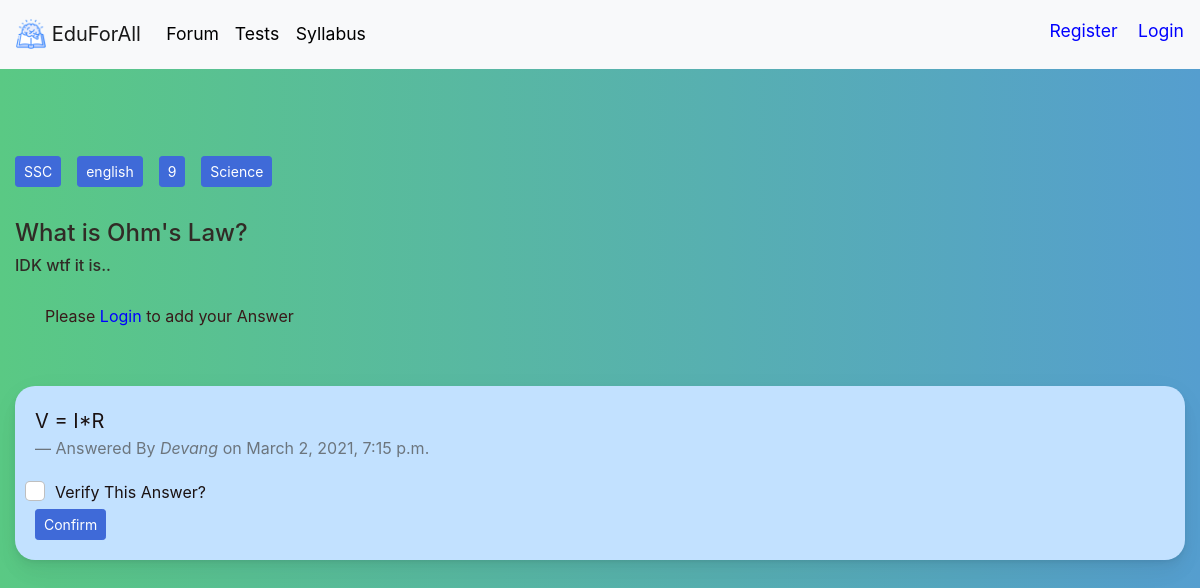
/forum/question/5, run on an earlier commit of the app's database.
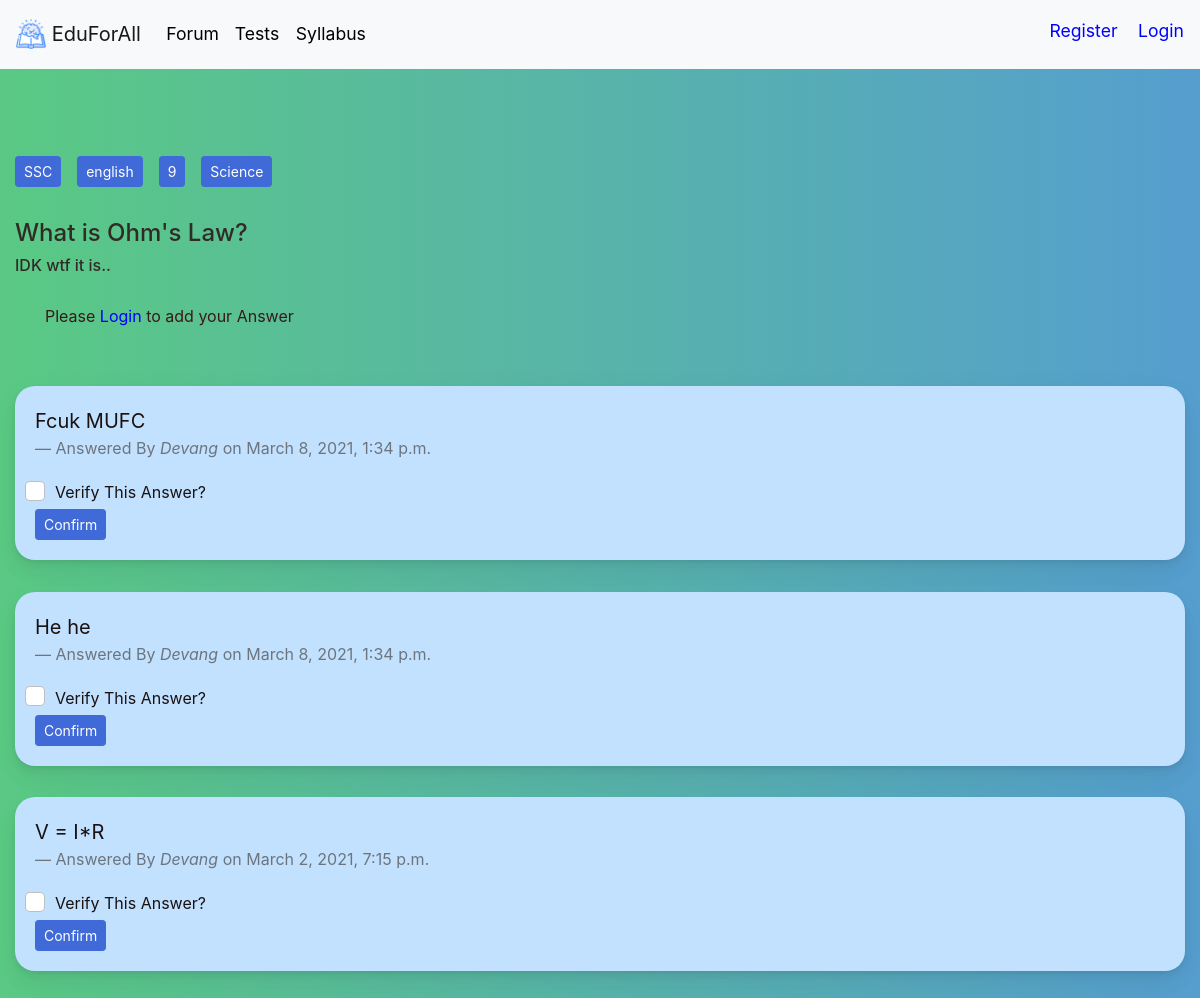
And on a later commit of the database.
### forum/models.py (models this page shows, shortened)
class question(models.Model):
    created = models.DateTimeField(auto_now_add=True)
    questionBy = models.ForeignKey(student, on_delete=models.CASCADE)
    title = models.CharField(max_length=240)
    body = models.CharField(max_length=25000)
    medium = models.CharField(max_length=100)
    acadYear = models.CharField(max_length=100)
    subject = models.CharField(max_length=100)
    board = models.CharField(max_length=100, default="SSC")

class answer(models.Model):
    created = models.DateTimeField(auto_now_add=True)
    whichQuestion = models.ForeignKey(question, on_delete=models.CASCADE)
    answerBy = models.ForeignKey(student, on_delete=models.CASCADE)
    body = models.CharField(max_length=30000)

class student(models.Model):
    user: OneToOneField = models.OneToOneField(User, on_delete=models.CASCADE)
    acadYear = models.CharField(max_length=100)
    medium = models.CharField(max_length=100)
    board = models.CharField(max_length=100, default="SSC")

### forum/views.py (the view, shortened to what this page needs)
# urls.py: path('question/<int:id>',views.queAns.as_view(),name='queAns'),
class queAns(View):
    def get(self, request, id, template_name='queAns.html'):
        message = {}
        Question = question.objects.filter(id=id)
        Question = Question[0]
        message['question']=Question
        answers = answer.objects.filter(whichQuestion=Question)
        answers = answers.order_by('-created')
        message['answers']=answers
        return render(request,template_name,message)

### forum/templates/queAns.html (shortened to what this page needs)
{% extends 'base.html' %}
{% load static %}
{% block content %}
<link rel="stylesheet" href="{% static 'all.css' %}">
<link rel="stylesheet" href="{% static 'bt.css' %}">
<link rel="stylesheet" href="{% static 'btb.css' %}">
<link rel="stylesheet" href="{% static 'login.css' %}">
<link rel="stylesheet" href="{% static 'forumLanding.css' %}">
<div class="container-fluid">
    <br>
    <br>
    <br>
    <br>
    <br>
    <br>
<br>
</div>
<div class="container-fluid">
    <a class="btn btn-primary btn-sm float-left" style="margin-right: 16px; margin-bottom: 16px" href="" role="button">{{question.board}}</a>
    <a class="btn btn-primary btn-sm float-left" style="margin-right: 16px; margin-bottom: 16px"  href="" role="button">{{question.medium}}</a>
    <a class="btn btn-primary btn-sm float-left" style="margin-right: 16px; margin-bottom: 16px"  href="" role="button">{{question.acadYear}}</a>
    <a class="btn btn-primary btn-sm float-left" style="margin-right: 16px; margin-bottom: 16px"  href="" role="button">{{question.subject}}</a>
</div>
<div class="container-fluid">
<br>
<br>
<br>
    <h4 style="color: #312b26;">{{question.title}}</h4>
    <h6 style="color: #312b26;">{{question.body}}</h6>
    <br>
</div>
{% if user.is_anonymous is False %}
<div class="container">
    <div class="row">
        <div class="mx-auto d-block float-left">
            <div class="card card-signin my-4 mx-auto d-block" style="background-color: #fff; border-radius: 20px; background: linear-gradient(to right, #ebebeb, #f1f1f1);">
                <div class="card-body">
                    <!--<h4 class=" text-center" ><strong>{{question.title}}</strong></h4>
                    <h6 class="text-center" >{{question.body}}</h6>-->
                    <!--<div>
                        <h6>{{error_message}}</h6>
                    </div>-->
                        <form class="form-signin" action="" method="post" style="padding:0.01rem">
                            {% csrf_token %}
                            <label for="body" class="form-label-group">Your Answer</label>
                            <textarea id="body" name="body" rows="10" cols="100"  type="text" class="form-control" required style="border-radius: 20px; font-size: 14px;">
                            </textarea><br>
                            <button class="btn btn-lg btn-primary btn-block text-uppercase" type="submit" style="font-size: 1rem;">Add Answer</button>
                        </form>
                </div>
            </div>
        </div>
    </div>
</div>
{% else %}
<div class="container">
<p style="font-size:1rem; color: #381919;">Please <a href="{% url 'Login' %}" style="color: blue">Login</a> to add your Answer</p>
</div>
{% endif %}
<div class="container-fluid" id="answers">
<br>
<br>
    {% for i in answers %}
        <div class="card" style="background-color: #c2e1ff; color: #1a1111;">
            <div class="card-body">
                <blockquote class="blockquote mb-0">
                    <p>{{i.body}}</p>
                    <footer class="blockquote-footer">Answered By <cite
                            title="Source Title">{{ i.answerBy.user.first_name}}</cite> on {{i.created}}
                        </footer>
                            <form action="" method="post">
                                <div class="form-check">
                                  <input type="checkbox" class="form-check-input" id="exampleCheck1" name="verifyAnswer">
                                  <label class="form-check-label" for="exampleCheck1" style="font-size:1rem">Verify This Answer?</label>
                                </div>
                                <button type="submit" class="btn btn-primary btn-sm">Confirm</button>
                              </form>
                </blockquote>
            </div>
        </div>
    <br>
    {% endfor %}
</div>
{% endblock %}

### ensenanza/templates/base.html (shortened to what this page needs)
<!DOCTYPE html>
{%load static%}
<html lang="en">
<head>
  <link rel="stylesheet" href="{% static 'bootstrap.css' %}">
  <link rel="stylesheet" href="{% static 'all.css' %}">
  <link rel="stylesheet" href="{% static 'bt.css' %}">
  <link rel="stylesheet" href="{% static 'btb.css' %}">
  <link rel="stylesheet" href="{% static 'boi1.css' %}">
  <link rel="stylesheet" href="{% static 'intro.css' %}">
  <link rel="stylesheet" href="{% static 'login.css' %}">
<link rel="stylesheet" type="text/css" href="{%static 'plugins/OwlCarousel2-2.2.1/owl.carousel.css' %}">
<link rel="stylesheet" type="text/css" href="{%static 'plugins/OwlCarousel2-2.2.1/owl.theme.default.css' %}">
<link rel="stylesheet" type="text/css" href="{%static 'plugins/OwlCarousel2-2.2.1/animate.css' %}">
<link rel="stylesheet" type="text/css" href="{% static 'testimonial.css' %}">
</head>
<body>
    <header id="header" class="fixed-top">
        <nav class="navbar navbar-expand-lg navbar-light bg-light">
            <a class="navbar-brand" href="{% url 'landingPage' %}">
                <img src="{% static 'book.png' %}" width="30" height="30" class="d-inline-block align-top" alt="">
                EduForAll
              </a>
            <div class="collapse navbar-collapse" id="navbarSupportedContent">
              <ul class="navbar-nav mr-auto">
                <li class="nav-item">
                  <a class="nav-link" href="{% url 'forum:forumLanding' %}" style="font-size:1.1rem; margin-left: 2%;"><span style="color:rgb(0, 0, 0)">Forum</a>
                </li>
                <li class="nav-item">
                  <a class="nav-link" href="{% url 'Tests' %}" style="font-size:1.1rem; margin-left: 2%;"><span style="color:rgb(0, 0, 0)">Tests</a>
              </li>
                <li class="nav-item">
                    <a class="nav-link" href="{% url 'Syllabus' %}" style="font-size:1.1rem; margin-left: 2%;"><span style="color:rgb(0, 0, 0)">Syllabus</a>
                </li>
              </ul>
              {% if user.is_authenticated %}
                <p style="font-size:1.1rem; padding-top:1%"><a href="{% url 'viewProfile' %}"><span style="color:blue">Hello, {{user.first_name}} {{user.last_name}}</a></p>
              <p style="font-size:1.1rem; padding-top:1%; margin-left: 2%;"><a href="{% url 'Logout' %}"><span style="color:blue">Logout</a></p>
              {% else %}
              <p style="font-size:1.1rem; padding-top:1%; margin-left: 2%;"><a href="{% url 'register' %}"><span style="color:blue">Register</a></p>
              <p style="font-size:1.1rem; padding-top:1%; margin-left: 2%;"><a href="{% url 'Login' %}"><span style="color:blue">Login</a></p>
              {% endif %}
            </div>
          </nav>
    </header>
    {% block content %}
    {% endblock %}
</body>
</html>

### static/login.css (style rules this page uses)
:root { --input-padding-x: 1.5rem; --input-padding-y: .75rem; }
body { background: #007bff; background: linear-gradient(to right, #5ac984, #559ecf); }
.card { margin: 0 auto; float: none; margin-bottom: 10px; }

### static/forumLanding.css (style rules this page uses)
body { margin: 0; font-family: -apple-system, BlinkMacSystemFont, "Segoe UI", Roboto, "Helvetica Neue", Arial, "Noto Sans", sans-serif, "Apple Color Emoji", "Segoe UI Emoji", "Segoe UI Symbol", "Noto Color Emoji"; font-size: .88rem; font-weight: 400; line-height: 1.5; color: #878f97; text-align: left; background-color: #ffffff }
.card { box-shadow: 0 0.46875rem 2.1875rem rgba(4, 9, 20, 0.03), 0 0.9375rem 1.40625rem rgba(4, 9, 20, 0.03), 0 0.25rem 0.53125rem rgba(4, 9, 20, 0.05), 0 0.125rem 0.1875rem rgba(4, 9, 20, 0.03); border-width: 0; transition: all .2s; border-radius: 20px; }
.btn-primary { color: #fff; background-color: #3f6ad8; border-color: #3f6ad8 }
.card-body { flex: 1 1 auto; padding: 1.25rem }
a { color: #E91E63; text-decoration: none !important; background-color: transparent }

What changed in the data, as far as the page shows it:
added answer: body "Fcuk MUFC", answerBy.user.first_name "Devang", created "March 8, 2021, 1:34 p.m."
added answer: body "He he", answerBy.user.first_name "Devang", created "March 8, 2021, 1:34 p.m."
